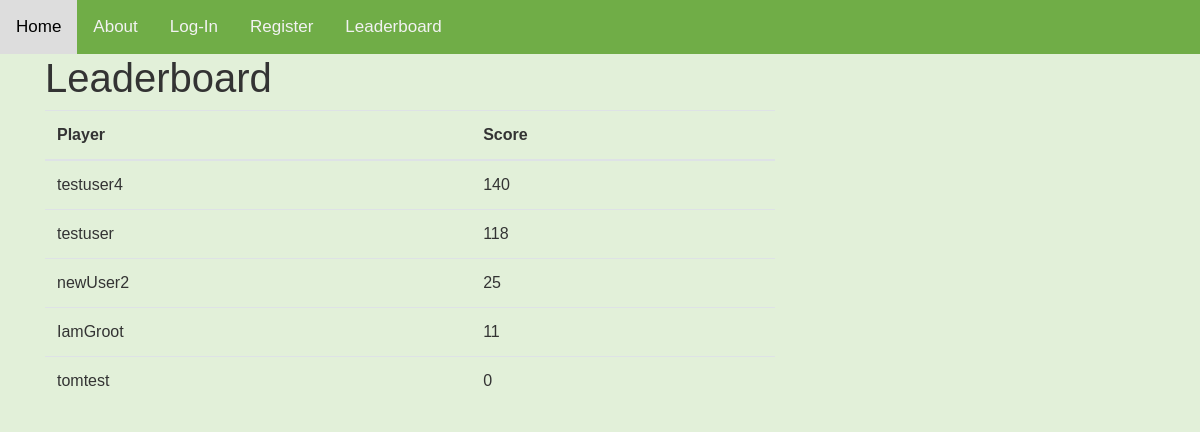
The page /leaderboard/ on the database as committed earlier.
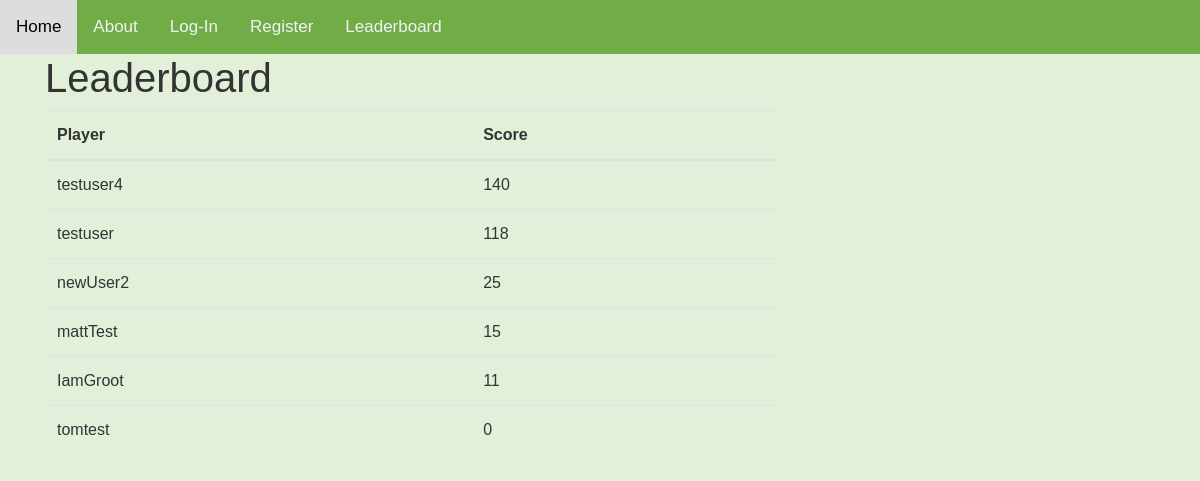
The same page on the database as committed later.
### users/models.py (models this page shows, shortened)
class Profile(models.Model):
    user = models.OneToOneField(User, on_delete=models.CASCADE)
    image = models.ImageField(default='default.jpg', upload_to='profile_pics')
    score = models.IntegerField(default=0)
    userRank = models.IntegerField(default=0)

### Food_Scanner/views.py (the view)
# urls.py: path('leaderboard/', views.leaderboard, name='Food_Scanner-leaderboard'),
def leaderboard(request):
    d = Profile.objects.order_by('-score')
    return render(request, 'Food_Scanner/leaderboard.html', locals())

### Food_Scanner/templates/Food_Scanner/leaderboard.html
{% extends "Food_Scanner/base.html" %}
{% block content %}
    <h1>Leaderboard</h1>
    <table class="table">
  <thead>
    <tr>
      <th scope="col">Player</th>
      <th scope="col">Score</th>
    </tr>
  </thead>
  <tbody>
    {% for i in d %}
      <tr>
      <td>{{ i.user }}</td>
      <td>{{ i.score }}</td>
      </tr>
    {%  endfor %}
  </tbody>
    </table>
    </body>
{% endblock content%}

Rows that differ between the two databases and show on the page:
added Profile: user "mattTest", score "15"
